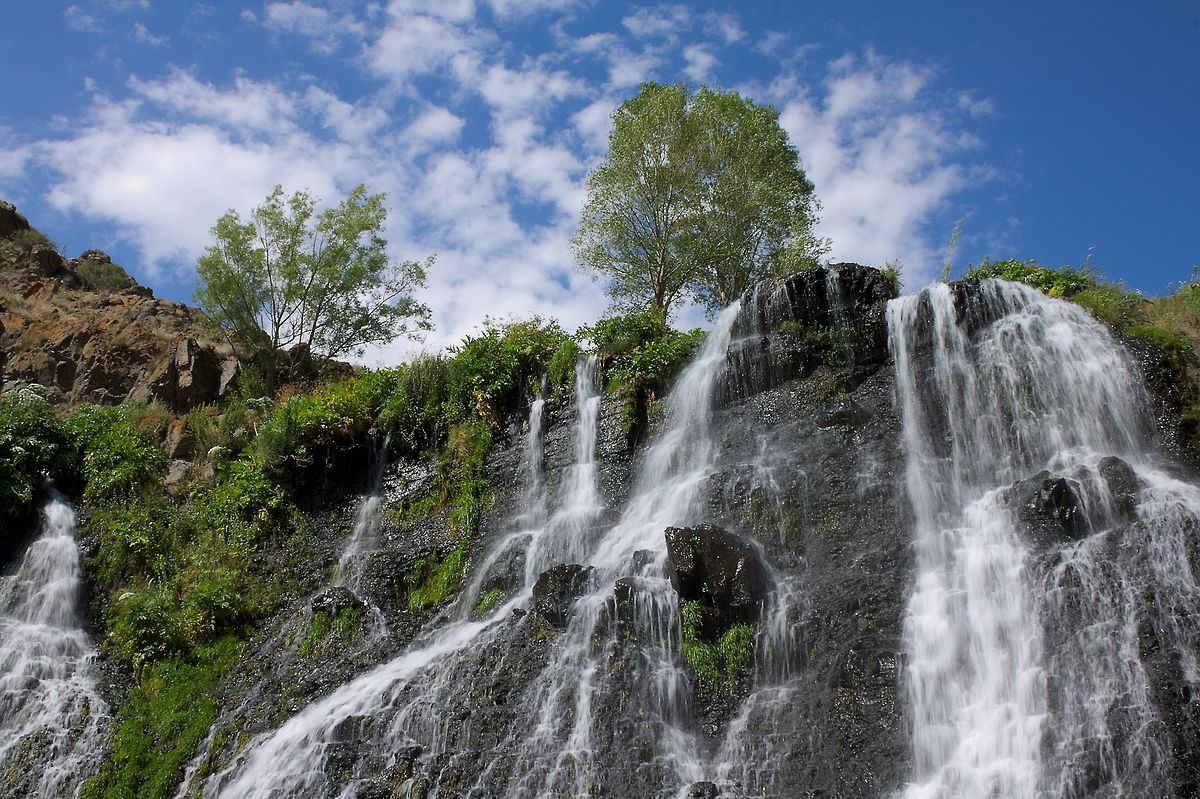
#> input picture Lab-5 Assignment/Shaqi_jrvej.jpg, 1200 x 799 px
$ jupyter execute --allow-errors Canny_Edge_Detection.ipynb   (older library calls are emulated)
#> lines starting #> are read from the running program, lines starting #| are printed output that depends on the picture; long printed decimals are rounded
[cell 1]
import cv2
import numpy as np
import math
from scipy import ndimage

[cell 2]
img = cv2.imread('Shaqi_jrvej.jpg', 0)
#> img: shape (799, 1200); min 0, max 255, mean 108.3

[cell 3]
gaussian = ndimage.gaussian_filter(img, sigma=1.4)
cv2.imshow('Gray Image', gaussian)
cv2.waitKey(0)
cv2.destroyAllWindows()

[cell 4]
sobel_x = cv2.Sobel(gaussian, cv2.CV_64F, 1, 0, ksize=5)
sobel_y = cv2.Sobel(gaussian, cv2.CV_64F, 0, 1, ksize=5)
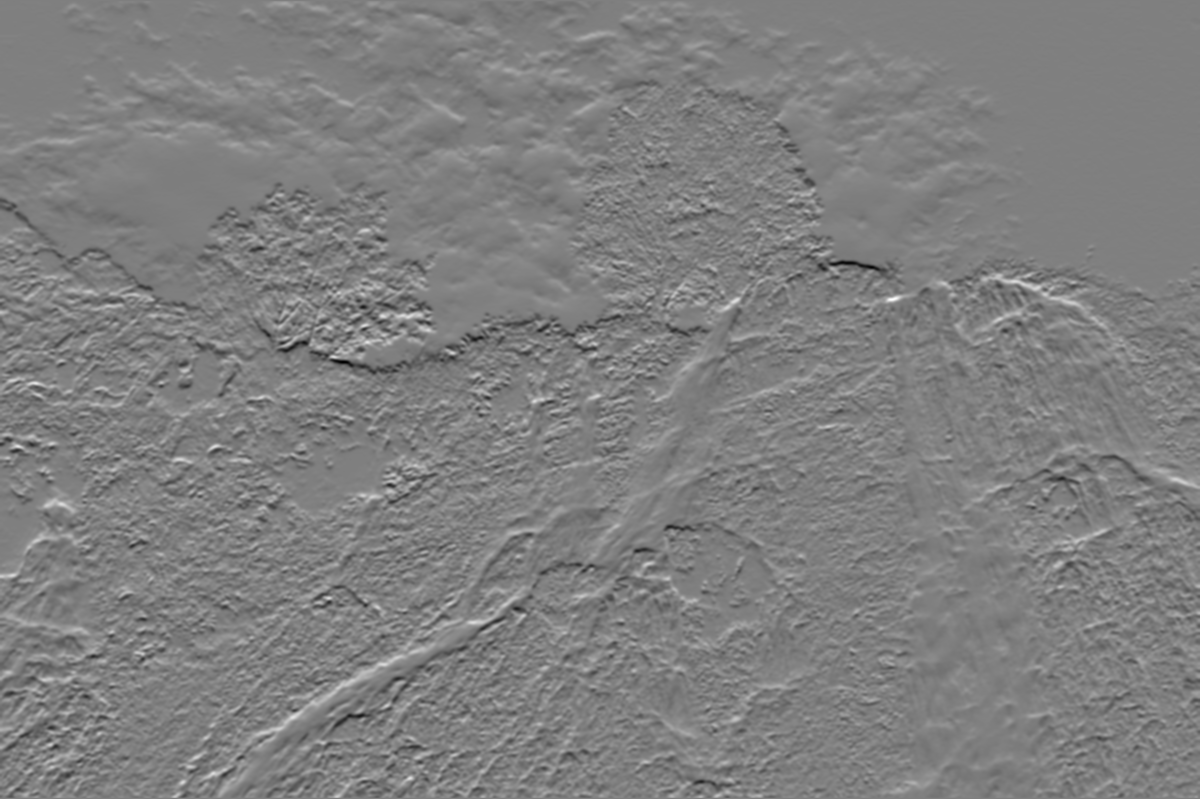
#> sobel_y: shape (799, 1200) float64; min -4855, max 4844, mean -0.7; drawn with min black and max white

mag = np.sqrt(sobel_x**2 + sobel_y**2)
mag = cv2.normalize(mag, None, 0, 255, cv2.NORM_MINMAX, cv2.CV_8U)
theta = np.arctan2(sobel_y, sobel_x)
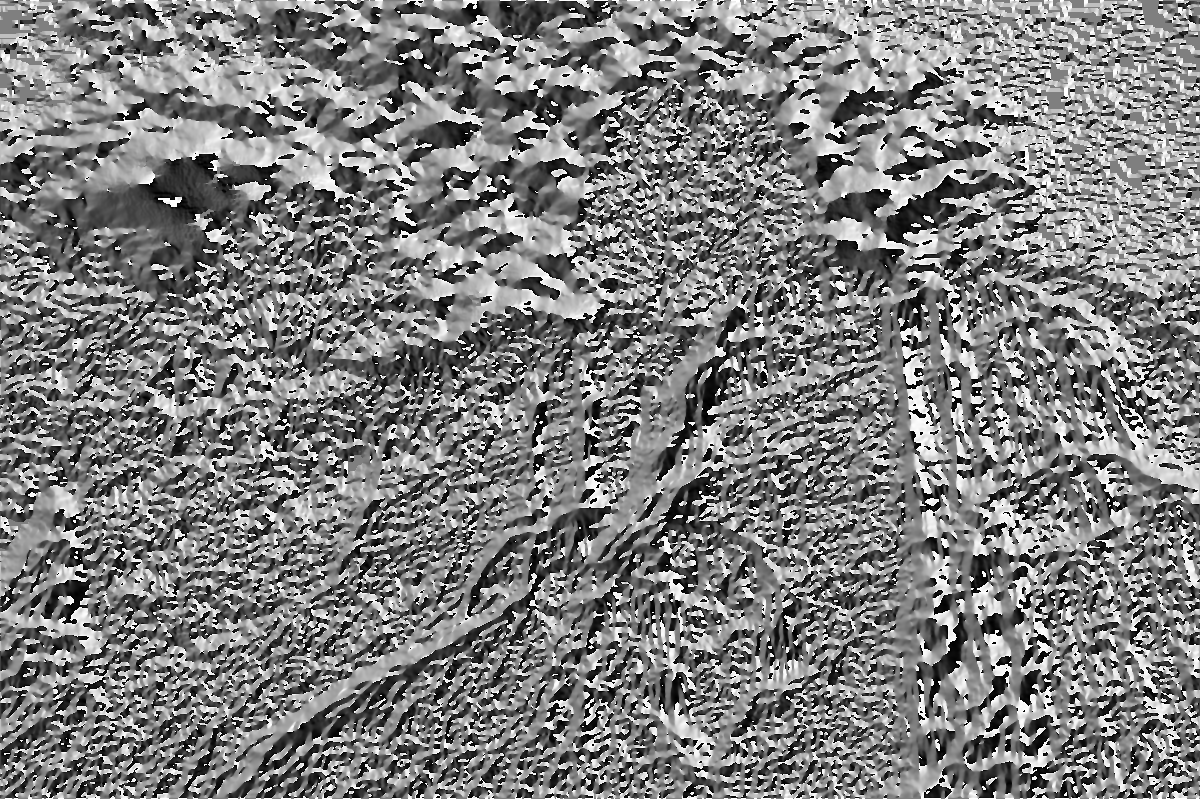
#> theta: shape (799, 1200) float64; min -3.14, max 3.14, mean -0.016; drawn with min black and max white
theta = np.round(theta / 135) * 135
#> theta: shape (799, 1200) float64; every value is 0

cv2.imshow('Gradient Image', mag)
cv2.waitKey(0)
cv2.destroyAllWindows()

[cell 5]
magnitude_suppressed = np.zeros_like(mag)
#> (the rest of this cell did not finish here and is left out)

[cell 6]
high_threshold = np.max(magnitude_suppressed)*0.0025
#> high_threshold = 0
low_threshold = high_threshold*0.5
#> low_threshold = 0

strong_edges = np.zeros_like(magnitude_suppressed)
weak_edges = np.zeros_like(magnitude_suppressed)
for i in range(magnitude_suppressed.shape[0]):
    for j in range(magnitude_suppressed.shape[1]):
        if magnitude_suppressed[i][j] >= high_threshold:
            strong_edges[i][j] = magnitude_suppressed[i][j]
        elif magnitude_suppressed[i][j] >= low_threshold:
            weak_edges[i][j] = magnitude_suppressed[i][j]
#> strong_edges: shape (799, 1200); every value is 0

cv2.imshow('Double Threshold Image', strong_edges)
cv2.waitKey(0)
cv2.destroyAllWindows()

[cell 7]
final_edges = np.zeros_like(strong_edges)
for i in range(1, strong_edges.shape[0]-1):
    for j in range(1, strong_edges.shape[1]-1):
        if strong_edges[i][j] != 0:
            final_edges[i][j] = strong_edges[i][j]
            if weak_edges[i-1][j-1] != 0:
                final_edges[i-1][j-1] = strong_edges[i][j]
            if weak_edges[i-1][j] != 0:
                final_edges[i-1][j] = strong_edges[i][j]
            if weak_edges[i-1][j+1] != 0:
                final_edges[i-1][j+1] = strong_edges[i][j]
            if weak_edges[i][j-1] != 0:
                final_edges[i][j-1] = strong_edges[i][j]
            if weak_edges[i][j+1] != 0:
                final_edges[i][j+1] = strong_edges[i][j]
            if weak_edges[i+1][j-1] != 0:
                final_edges[i+1][j-1] = strong_edges[i][j]
            if weak_edges[i+1][j] != 0:
                final_edges[i+1][j] = strong_edges[i][j]
            if weak_edges[i+1][j+1] != 0:
                final_edges[i+1][j+1] = strong_edges[i][j]
#> further down, img is the input picture: shape (799, 1200, 3); mean B, G, R 118.5, 110.5, 100.1

cv2.imshow('Final Edge Image', final_edges)
cv2.waitKey(0)
cv2.destroyAllWindows()

[cell 8]
import numpy as np
import os
import cv2

[cell 9]
def Canny_detector(img, weak_th=None, strong_th=None):
    # conversion of image to grayscale
    img = cv2.resize(img, (400, 400), interpolation = cv2.INTER_AREA)
    img = cv2.cvtColor(img, cv2.COLOR_BGR2GRAY)
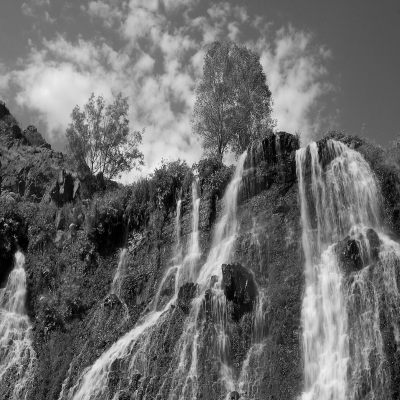
#> img: shape (400, 400); min 0, max 240, mean 108.3
    cv2.imshow('Grayscale', img)
    # cv2.imwrite("Grayscale.jpg", img)

    # Noise reduction step
    img = cv2.GaussianBlur(img, (5, 5), 1)
    cv2.imshow('Noise Reduction', img)
    # cv2.imwrite("Noise Reduction.jpg", img)

    # Calculating the gradients
    gx = cv2.Sobel(np.float32(img), cv2.CV_64F, 1, 0, 3)
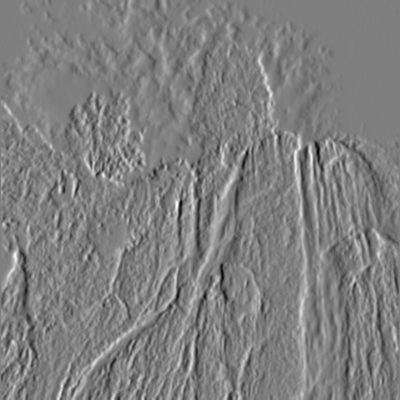
#> gx: shape (400, 400) float64; min -391, max 390, mean -0.3; drawn with min black and max white
    gy = cv2.Sobel(np.float32(img), cv2.CV_64F, 0, 1, 3)
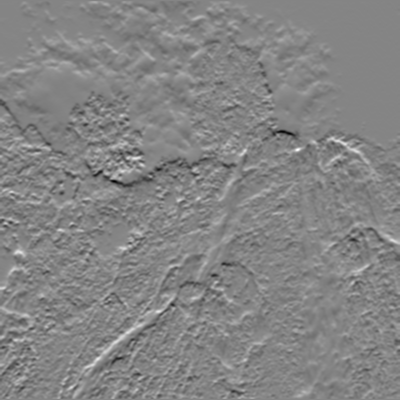
#> gy: shape (400, 400) float64; min -399, max 369, mean -0.1; drawn with min black and max white
    print("gx = ", gx)
#> (printed output is left out)
    print("gy = ", gy)
#> (printed output is left out)

    # Conversion of Cartesian coordinates to polar
    mag, ang = cv2.cartToPolar(gx, gy, angleInDegrees=True)
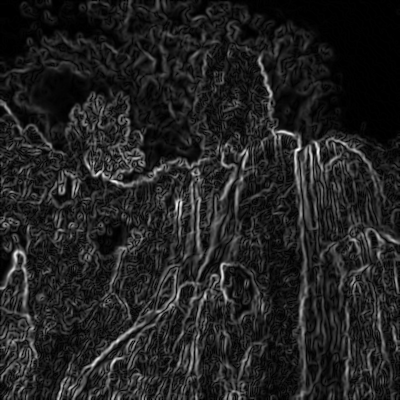
#> mag: shape (400, 400) float64; min 0, max 425.1, mean 57; drawn with min black and max white
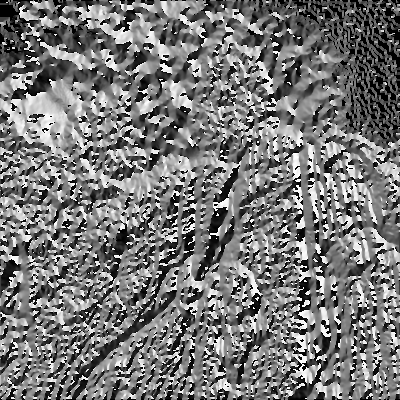
#> ang: shape (400, 400) float64; min 0, max 359.8, mean 169.1; drawn with min black and max white
    print("Magnitude = ", mag)
#> (printed output is left out)
    print("Angle = ", ang)
#> (printed output is left out)

    mag_max = np.max(mag)
#> mag_max = 425.1
    print("Maximum magnitude = ", mag_max)
#| Maximum magnitude =  425.060

    if not weak_th: weak_th = mag_max * 0.1
#> weak_th = 42.51
    if not strong_th: strong_th = mag_max * 0.7
#> strong_th = 297.5
    height, width = img.shape
#> height = 400; width = 400

    for i_x in range(width):
        for i_y in range(height):
            grad_ang = ang[i_y, i_x]

            grad_ang = ang[i_y, i_x]
            grad_ang = abs(grad_ang - 180) if abs(grad_ang) > 180 else abs(grad_ang)

            if grad_ang <= 45:
                mag[i_y, i_x] = 0
                continue

            # top right (diagnol-1) direction
            elif grad_ang > 45 and grad_ang <= (45 + 11.5):
                neighb_1_x, neighb_1_y = i_x - 1, i_y - 1
                neighb_2_x, neighb_2_y = i_x + 1, i_y + 1

            # In y-axis direction
            elif grad_ang > (45+11.5) and grad_ang <= (90+11.5):
                neighb_1_x, neighb_1_y = i_x, i_y - 1
                neighb_2_x, neighb_2_y = i_x, i_y + 1

            # top left (diagnol-2) direction
            elif grad_ang > (90 + 11.5) and grad_ang <= (135):
                neighb_1_x, neighb_1_y = i_x - 1, i_y + 1
                neighb_2_x, neighb_2_y = i_x + 1, i_y - 1

            # Now it restarts the cycle
            elif grad_ang > (135) and grad_ang <= ( 180):
                mag[i_y, i_x] = 0
                continue

            # Non-maximum suppression step
            if width > neighb_1_x >= 0 and height > neighb_1_y >= 0:
                if mag[i_y, i_x] < mag[neighb_1_y, neighb_1_x]:
                    mag[i_y, i_x] = 0
                    continue

            if width > neighb_2_x >= 0 and height > neighb_2_y >= 0:
                if mag[i_y, i_x] < mag[neighb_2_y, neighb_2_x]:
                    mag[i_y, i_x] = 0


    cv2.imshow("Non-maximum Suppression", mag)
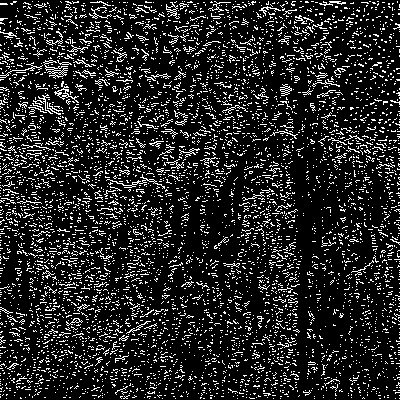
#> window 'Non-maximum Suppression': shape (400, 400); 14.4% white in thin lines or dots
    # cv2.imwrite("Non-maximum Suppression.jpg", mag)

    for i_x in range(width):
        for i_y in range(height):

            grad_mag = mag[i_y, i_x]

            if grad_mag < weak_th:
                mag[i_y, i_x] = 0
            elif grad_mag >= strong_th:
                mag[i_y, i_x] = 255
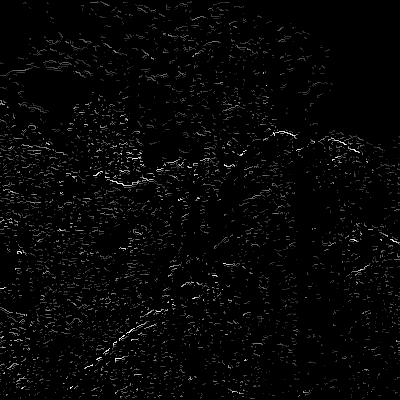
#> mag: shape (400, 400) float64; min 0, max 297.4, mean 7.1; drawn with min black and max white


    def hysteresis(img, weak, strong=255):
#> called with weak = 42.51, strong = 255
        M, N = img.shape
#> M = 400; N = 400
        for i in range(1, M - 1):
            for j in range(1, N - 1):
                if (img[i, j] == weak):
                    try:
                        if ((img[i + 1, j - 1] == strong) or (img[i + 1, j] == strong) or (img[i + 1, j + 1] == strong)
                                or (img[i, j - 1] == strong) or (img[i, j + 1] == strong)
                                or (img[i - 1, j - 1] == strong) or (img[i - 1, j] == strong) or (
                                        img[i - 1, j + 1] == strong)):
                            img[i, j] = strong
                        else:
                            img[i, j] = 0
                    except IndexError as e:
                        pass
        return img

    hysteresis_img =  hysteresis(mag, weak_th)


    cv2.imshow("Double Thresholding", mag)
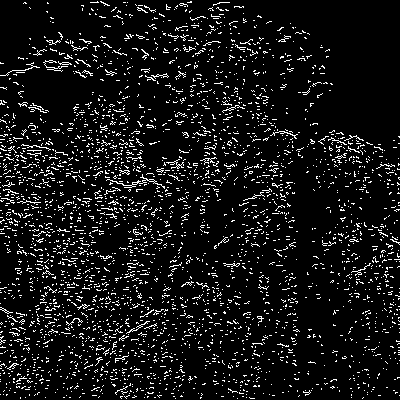
#> window 'Double Thresholding': shape (400, 400); 8.2% white in thin lines or dots
    # cv2.imwrite("Double Thresholding.jpg", mag)
    cv2.imshow("Hysteresis", hysteresis_img)
    # cv2.imwrite("Hysteresis.jpg", hysteresis_img)

    return hysteresis_img

[cell 10]
img = cv2.imread("Shaqi_jrvej.jpg")
img = cv2.resize(img, (400, 400), interpolation = cv2.INTER_AREA)
cv2.imwrite("input.jpg", img)
canny_img = Canny_detector(img)
cv2.imshow("original", img)
cv2. imshow("canny_output",canny_img)
cv2.imwrite("Output 2(a).jpg", canny_img)

if cv2.waitKey(0) & 0xFF == 27:
#> (key Esc is pressed here)
    cv2.destroyAllWindows()

$ run again, with Lab-4 Assignment/Input-1.PNG saved as Lab-5 Assignment/Shaqi_jrvej.jpg
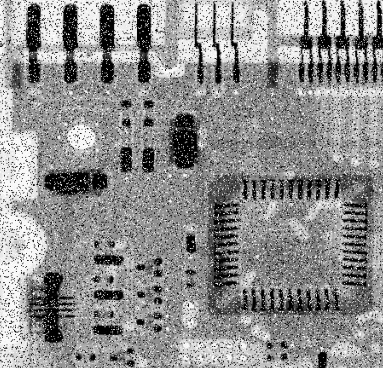
#> input picture Lab-4 Assignment/Input-1.PNG, 383 x 368 px
#> img is the input picture: shape (368, 383); min 0, max 255, mean 142.2
#> (printed output is left out)
#> (printed output is left out)
#> (printed output is left out)
#> (printed output is left out)
#> mag_max = 607
#| Maximum magnitude =  607.007
#> weak_th = 60.7
#> strong_th = 424.9
#> `cv2.imwrite("Output 2(a).jpg", canny_img)`:
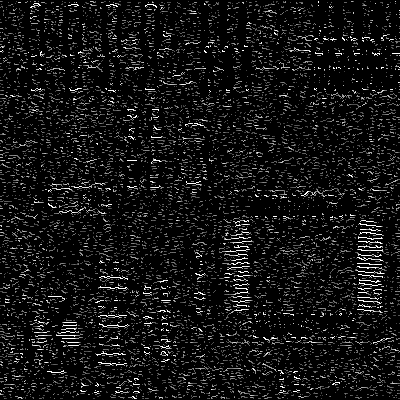
#> saved as Output 2(a).jpg: shape (400, 400); min 0, max 255, mean 19.7
